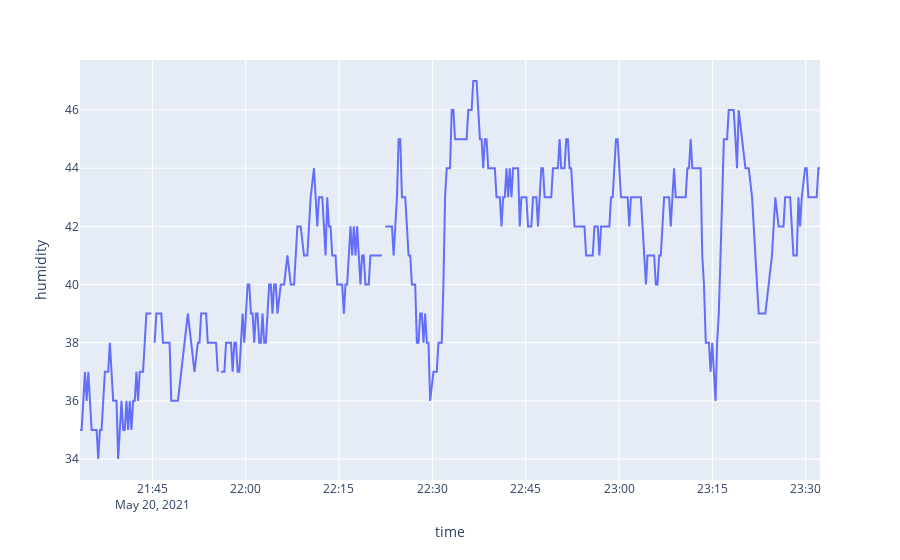

Write notebook code for a chart like this one.
### Code cell
fig = px.line(df, y='humidity')
fig.show()

### Figure 1 — Plotly figure (JSON) as saved in the notebook; plotly's stock layout.template omitted (floating-point values rounded to 4 significant figures; data arrays with more than 128 entries replaced by an {"elided": "..."} marker saying what was removed)
{"data": [{"hovertemplate": "time=%{x}<br>humidity=%{y}<extra></extra>", "legendgroup": "", "line": {"color": "#636efa", "dash": "solid"}, "mode": "lines", "name": "", "orientation": "v", "showlegend": false, "type": "scatter", "x": {"elided": "425 str values"}, "xaxis": "x", "y": {"elided": "425 int values"}, "yaxis": "y"}], "layout": {"legend": {"tracegroupgap": 0}, "margin": {"t": 60}, "xaxis": {"anchor": "y", "domain": [0, 1], "title": {"text": "time"}}, "yaxis": {"anchor": "x", "domain": [0, 1], "title": {"text": "humidity"}}}}
